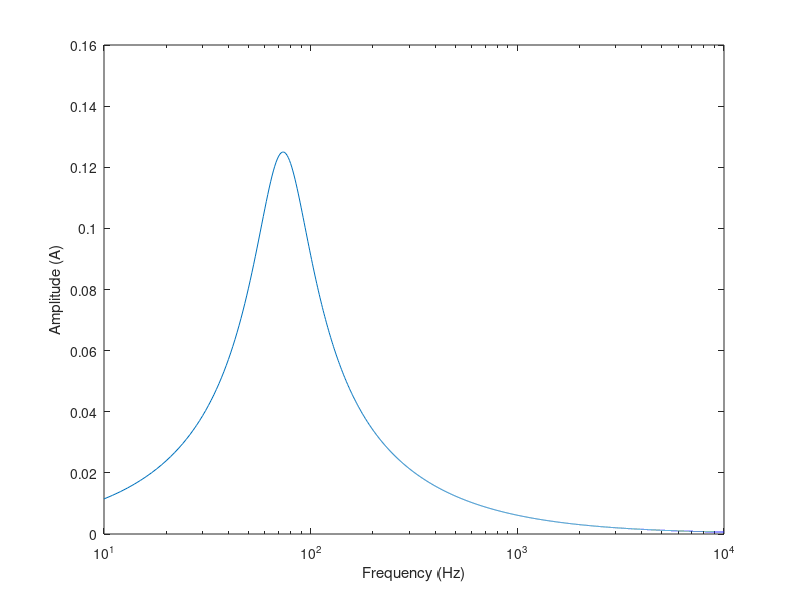

This chart was generated by the following MATLAB code:
freq=10:1:10000;
w_d=2*pi*freq;
R=80;
L=260E-3;
C=18E-6;
v_m=10;
I=v_m./sqrt(R^2+(w_d.*L-1./(w_d.*C)).^2);
semilogx(freq,I)
%chart setup
xlabel('Frequency (Hz)');
ylabel('Amplitude (A)');